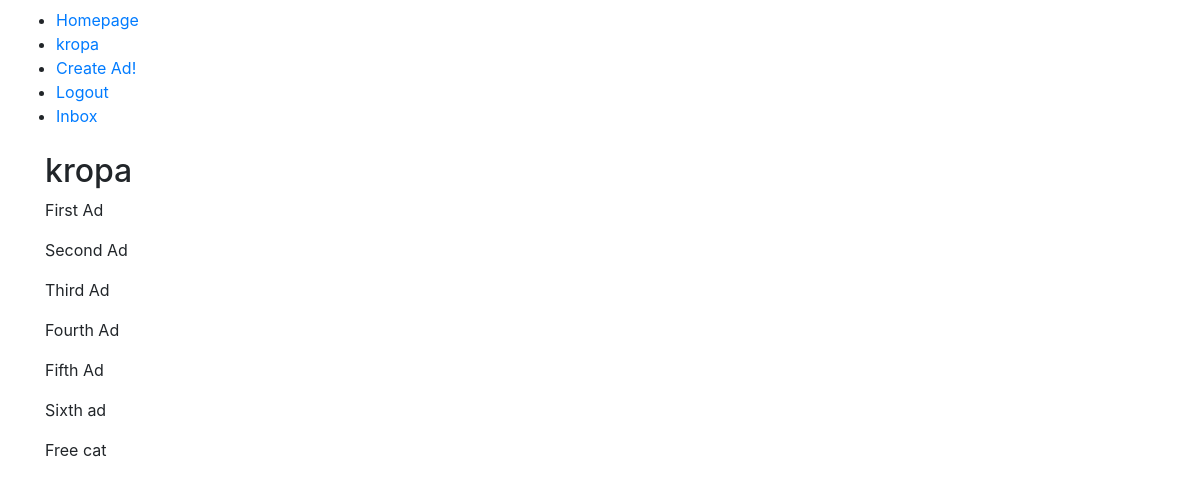
The app's page /profile/kropa (signed in) with its own data.
### ads/models.py (models this page shows, shortened)
class Ad(models.Model):
    CATEGORIES_CHOICES = [
        ('Cars', 'Cars'),
        ('Work', 'Work'),
        ('Animals', 'Animals'),
        ('Electronics', 'Electronics'),
        ('Sport', 'Sport'),
    ]
    title = models.CharField(max_length=100)
    content = models.TextField()
    category = models.CharField(max_length=100, choices=CATEGORIES_CHOICES)
    date_posted = models.DateField(default=timezone.now)
    author = models.ForeignKey(User, on_delete=models.CASCADE) #usunięcie usera usunie jego posty
    image = models.ImageField(upload_to='media', null=True, blank=True)
    times_viewed = models.IntegerField(default=0)
    def __str__(self):
        return f'{self.title}'

### users/views.py (the view)
# urls.py: path('profile/<str:username>', user_views.profile, name='profile'),
@login_required
def profile(request, username):
    user = User.objects.get(username=username)
    context = {
        'user': user,
        'ads': user.ad_set.all()
    }
    return render(request, 'users/profile.html', context)

### users/templates/users/profile.html (shortened to what this page needs)
{% extends 'ads/base.html' %}
{% block content %}
    <h2>{{ user.username }}</h2>
    {% for ad in ads %}
        <p>{{ ad }}</p>
    {% endfor %}
{% endblock %}

### ads/templates/ads/base.html (shortened to what this page needs)
<html>
    <head>
    <link rel="stylesheet" href="https://maxcdn.bootstrapcdn.com/bootstrap/4.0.0/css/bootstrap.min.css">
    </head>
    <body>
        <nav class='navbar'>
        <ul>
            <li><a href="{% url 'ads-home'%}">Homepage</a></li>
            {% if user.is_authenticated %}
                <li><a href="{% url 'profile' username=request.user.username %}">{{ request.user }}</a></li>
                <li><a href="{% url 'ad-create' %}">Create Ad!</a></li>
                <li><a href="{% url 'logout' %}">Logout</a></li>
                <li><a href="{% url 'inbox' %}">Inbox</a></li>
            {% else %}
                <li><a href="{% url 'register' %}">Register</a></li>
                <li><a href="{% url 'login' %}">Login</a></li>
            {% endif %}
        </ul>
        </nav>
        <div class='container'>
            {% block content %}
            {% endblock %}
        </div>
    </body>
</html>

### records on screen
Ad: title "First Ad"
Ad: title "Second Ad"
Ad: title "Third Ad"
Ad: title "Fourth Ad"
Ad: title "Fifth Ad"
Ad: title "Sixth ad"
Ad: title "Free cat"

### other values on screen
{{ request.user }} "kropa"
{{ user.username }} "kropa"
